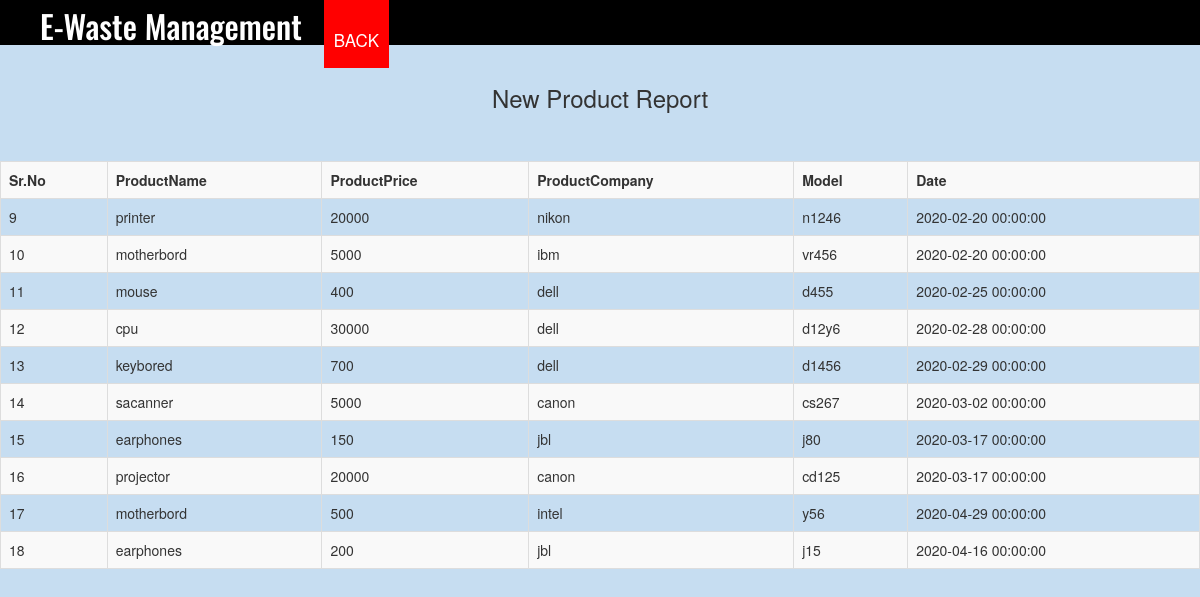
The app's page /data.php with its own data.
### tables this page shows
CREATE TABLE `entryproduct` (
  `id` int(11) NOT NULL,
  `prod_name` varchar(20) NOT NULL,
  `prod_price` double NOT NULL,
  `prod_company` varchar(20) NOT NULL,
  `prod_model` varchar(20) NOT NULL,
  `prod_date` datetime NOT NULL
);

### data.php (the view, shortened to what this page needs)
<?php
$connect = new PDO("mysql:host=localhost;dbname=userlogin", "root", "");
function fetch_customer_data($connect)
{
	$query = "SELECT * FROM entryproduct";
	$statement = $connect->prepare($query);
	$statement->execute();
	$result = $statement->fetchAll();
	$output = '
	<div class="table-responsive">
		<table class="table table-striped table-bordered">
			<tr>
				<th>Sr.No</th>
				<th>ProductName</th>
				<th>ProductPrice</th>
				<th>ProductCompany</th>
				<th>Model</th>
				<th>Date</th>
			</tr>
	';
	foreach($result as $row)
	{
		$output .= '
			<tr>
				<td>'.$row["id"].'</td>
				<td>'.$row["prod_name"].'</td>
				<td>'.$row["prod_price"].'</td>
				<td>'.$row["prod_company"].'</td>
				<td>'.$row["prod_model"].'</td>
				<td>'.$row["prod_date"].'</td>
			</tr>
		';
	}
	$output .= '
		</table>
	</div>
	';
	return $output;
}
?>
<!DOCTYPE html>
<html>
	<head>
		<link rel="stylesheet" href="bootstrap.min.css" />
	</head>
	<body>
		<header>
		<nav>
			<link rel="stylesheet" href="style.css">
			<h1>E-Waste Management</h1>
			<ul id="nav">
				<li><a class="homered" href="homepage.php">BACK</a></li>
			</ul>
		</nav>
	</header>
		<br />
			<h3 align="center">New Product Report</h3>
			<br />
			<br />
			<?php
			echo fetch_customer_data($connect);
			?>
		<br />
		<br />
	</body>
</html>

### style.css (style rules this page uses)
body { margin: 0; }
header { background-image: url(../sample.jpg); background: black; color: white; padding: 8px 0px 6px 40px; height: 45px; }
header h1 { display: inline; font-family: 'Oswald', sans-serif; font-weight: 500; font-size: 32px; float: left; margin-top:0px; margin-right: 10px; }
nav ul { display: inline; padding: 0px; float-left; }
nav ul li { display: inline-block; list-style-type: none; color: white; float-left; margin-left: 12px; }
nav ul li a { color: white; text-decoration: none; transition: 0.6s ease; }
#nav { font-family: font-family: 'Montserrat', sans-serif; font-weight: 200; font-size: 17px; margin-top: 20px; float: left; margin-right: 10px; }
.homered { background-color: red; padding: 30px 10px 16px 10px; }
nav ul li a { color: white; text-decoration: none; }
body { margin: 0; padding: 0; background: #3387cf47; }

### records on screen
entryproduct: id "9", prod_name "printer", prod_price "20000", prod_company "nikon", prod_model "n1246", prod_date "2020-02-20 00:00:00"
entryproduct: id "10", prod_name "motherbord", prod_price "5000", prod_company "ibm", prod_model "vr456", prod_date "2020-02-20 00:00:00"
entryproduct: id "11", prod_name "mouse", prod_price "400", prod_company "dell", prod_model "d455", prod_date "2020-02-25 00:00:00"
entryproduct: id "12", prod_name "cpu", prod_price "30000", prod_company "dell", prod_model "d12y6", prod_date "2020-02-28 00:00:00"
entryproduct: id "13", prod_name "keybored", prod_price "700", prod_company "dell", prod_model "d1456", prod_date "2020-02-29 00:00:00"
entryproduct: id "14", prod_name "sacanner", prod_price "5000", prod_company "canon", prod_model "cs267", prod_date "2020-03-02 00:00:00"
entryproduct: id "15", prod_name "earphones", prod_price "150", prod_company "jbl", prod_model "j80", prod_date "2020-03-17 00:00:00"
entryproduct: id "16", prod_name "projector", prod_price "20000", prod_company "canon", prod_model "cd125", prod_date "2020-03-17 00:00:00"
entryproduct: id "17", prod_name "motherbord", prod_price "500", prod_company "intel", prod_model "y56", prod_date "2020-04-29 00:00:00"
entryproduct: id "18", prod_name "earphones", prod_price "200", prod_company "jbl", prod_model "j15", prod_date "2020-04-16 00:00:00"
